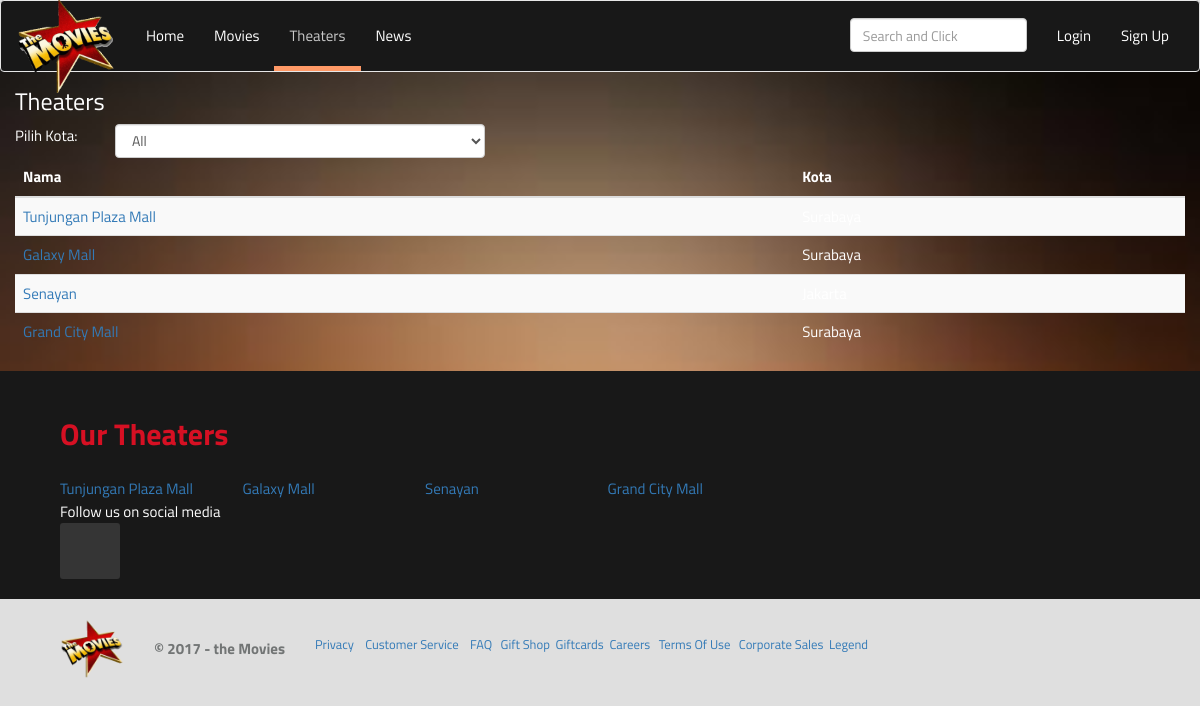
Page /theaters.php on the committed database.
### tables this page shows
CREATE TABLE IF NOT EXISTS `theater` (
  `id` int(11) NOT NULL AUTO_INCREMENT,
  `nama` varchar(20) NOT NULL,
  `alamat` varchar(30) NOT NULL,
  `telpon` varchar(15) NOT NULL,
  `kota` varchar(20) NOT NULL,
  `hargabiasa` int(11) NOT NULL,
  `hargaweekend` int(11) NOT NULL,
  `latitude` double NOT NULL,
  `langitude` double NOT NULL,
  PRIMARY KEY (`id`)
);

### theaters.php (the view, shortened to what this page needs)
<!DOCTYPE html>
<html lang="en">
<head>
 <link href="css/bootstrap.min.css" rel="stylesheet">
 <link href="style.css" rel="stylesheet">
 <link href="style2.css" rel="stylesheet">
 <link href="fonts/font-awesome.min.css" rel="stylesheet" type="text/css">
    </head>
    <body>
      <nav class="navbar navbar-default">
        <div class="container-fluid">
          <div class="navbar-header">
            <a class="navbar-brand" href="#"><img id="logo" height="100px" width="100px" src="images/logo.gif"></a>
          </div>
          <div class="collapse navbar-collapse" id="bs-example-navbar-collapse-1">
            <ul class="nav navbar-nav">
             <li ><a href="index.php">Home</a></li>
             <li><a href="movies.php">Movies</a></li>
             <li class="active"><a href="theaters.php">Theaters</a></li>
             <li><a href="news.php">News</a></li>
           </ul>
           <?php
       if (isset($_SESSION['user'])){
        ?>
        <ul class="nav navbar-nav navbar-right">
          <li>
           <form class="navbar-form navbar-left">
            <div class="form-group">
             <input type="text" class="form-control" placeholder="Search and Click" id="tsearch">
           </div>
           <div class="form-group" id="hsearch" style="position:absolute;z-index:5;top:50px;display:none;background-color:white;">
            </div>
         </form>
       </li>
       <li><a href="#">Hello, <?php echo $_SESSION['user']; ?></a></li>
       <li><a href="logout.php?hal=index.php">Log Out</a></li>
       <?php
     } else {
      ?>
      <ul class="nav navbar-nav navbar-right">
        <li>
         <form class="navbar-form navbar-left">
           <div class="form-group">
             <input type="text" class="form-control" placeholder="Search and Click" id="tsearch">
           </div>
         </form>
       </li>
       <li><a href="#" data-toggle="modal" data-target="#myModal">Login</a></li>
       <li><a href="#" data-toggle="modal" data-target="#myModal2">Sign Up</a></li>
     </ul>
     <?php
   }
   ?>
         </div>
       </div>
     </nav>
<div class="container-fluid" style="background:url(dummy/backSI.jpg) 50% 0 fixed; background-size:cover; margin-top: -2%;color:white;">
  <h3>Theaters</h3>
  <div class="row">
    <div class="col-md-1">
      Pilih Kota:
    </div>
    <div class="col-md-4">
      <select id="kota" class="form-control col-md-5" onchange="tampil(this.value)">
        <option value="All">All</option>
      </select>
    </div>
  </div>
    <div id="theater">
      <?php
      echo "<table class='table table-striped'>
      <thead>
        <tr>
          <th>Nama</th>
          <th>Kota</th>
        </tr>
      </thead>
      <tbody>";
        $sql = "SELECT * FROM theater";
        $result = mysql_query($sql);
        while ($row = mysql_fetch_array($result)){
          echo "<tr>
          <td><a href='detailtheaters.php?id=".$row['id']."'>".$row['nama']."</a></td>
          <td>".$row['kota']."</td>
        </tr>";
      }
      echo "</tbody>
    </table>";
    ?>
  </div>
</div>
<footer>
  <div class="footer-cinemas">
    <div class="ours">Our Theaters</div>
    <ul>
	 <?php
          $sql = "SELECT * FROM theater";
          $result = mysql_query($sql);
          while($row=mysql_fetch_row($result))
          {
          	echo ' <li class="cine "><a href="detailtheaters.php?id='.$row[0].'">'.$row[1].'</a></li> ';
     	 }
	 ?>
    </ul>
    <div class="footer-gallery-wrapper social">
      <span>Follow us on social media</span>
      <div class="footer-gallery">
        <div><a href=""><img alt="" src="//cdn.eventcinemas.co.nz/cdn/resources/footer/social/b86e7660-41b6-4c82-a5db-28e4b22ca555.png" target="_blank" /></a></div>
        <div><a href=""><img alt="" src="//cdn.eventcinemas.co.nz/cdn/resources/footer/social/758ec756-1358-4fe1-8653-01bc701ef346.png" target="_blank" /></a></div>
      </div>
    </div>
  </div>
  <div class="footer-note" >
    <div>
      <a href="/"><img alt="" class="logo" src="images/logo.gif" /></a>                </div>
      <div class="copy">
        <span>&copy; 2017 - the Movies</span>
      </div>
      <div class="footer-links">
        <div class="cms-content"><p><span style="color:#A9A9A9;font-weight:normal;">
         <small><a href="/terms/Privacy">Privacy</a> &nbsp;&nbsp;&nbsp;<a href="" target="_blank">Customer Service</a>&nbsp; &nbsp;
           <a href="/faq">FAQ</a> &nbsp; <a href="" target="_blank">Gift Shop</a>&nbsp;
           <a href="/giftcards">Giftcards</a>&nbsp;&nbsp;<a href="" target="_blank">Careers</a> &nbsp;
           <a href="/terms">Terms Of Use</a>&nbsp; &nbsp;<a href="/corporatesales">Corporate Sales</a>&nbsp;
           <a href="/legend">Legend</a>&nbsp; </small></span></p>
         </div>
       </div>
     </div>
   </footer>
 </body>
 </html>

### style.css (style rules this page uses)
html { margin: 0; padding: 0; height: 100%; }
body { font-family: 'Titillium Web', sans-serif !important; background-color: #dfdfdf; margin: 0; padding: 0; height: 100%; }
#logo { margin-top:-20%; }
nav { background-color: #181818 !important; }
.navbar-default .navbar-nav>li>a { color: #FFFFFF; }
.navbar-default .navbar-nav>.active>a, .navbar-default .navbar-nav>.active>a:focus, .navbar-default .navbar-nav>.active>a:hover { background-color: #181818; color: #C9C9C9; border-bottom: 5px solid #ff9966; }
.navbar-nav > li > a { padding-top:25px !important; padding-bottom:20px !important; }
.navbar { min-height:50px !important }
.navbar-form { margin-top: 17px; }
body { background-position: top center; background-repeat: no-repeat; color: #84878d; font-family: "Roboto", "Open Sans", sans-serif; font-size: 15px; font-weight: 400; line-height: normal; }
a { -webkit-transition: all 150ms ease; -moz-transition: all 150ms ease; -ms-transition: all 150ms ease; -o-transition: all 150ms ease; transition: all 150ms ease; }

### style2.css (style rules this page uses)
footer .footer-cinemas { padding:20px 60px;background:#181818 }
footer .footer-cinemas .ours { font-size:2em;color:#d61023;padding:20px 0;font-weight:bold }
footer .footer-cinemas ul { margin:0;padding:0;-webkit-column-width:150px;-moz-column-width:150px;-o-column-width:150px;-ms-column-width:150px;column-width:150px }
footer .footer-cinemas ul li { display:block;color:#727575 }
footer .footer-note { padding:20px 60px;height:60px;font-weight:bold }
footer .footer-note>div { display:table-cell;vertical-align:middle }
footer .footer-note>div.copy>span { margin:0 30px }
footer .footer-note>div.footer-links { color:#fff }
footer .footer-note .logo { height:60px }
footer .footer-note span { color:#727575 }
footer .footer-gallery-wrapper { display:inline-block;color:white }
footer .footer-gallery-wrapper .footer-gallery { background:#353535;padding:3px 10px;-webkit-border-radius:3px;-moz-border-radius:3px;border-radius:3px;display:table;height:56px }
footer .footer-gallery-wrapper .footer-gallery>div { display:table-cell;vertical-align:middle }

### rows in the picture
theater: nama "Tunjungan Plaza Mall"
theater: nama "Galaxy Mall", kota "Surabaya"
theater: nama "Senayan"
theater: nama "Grand City Mall", kota "Surabaya"
